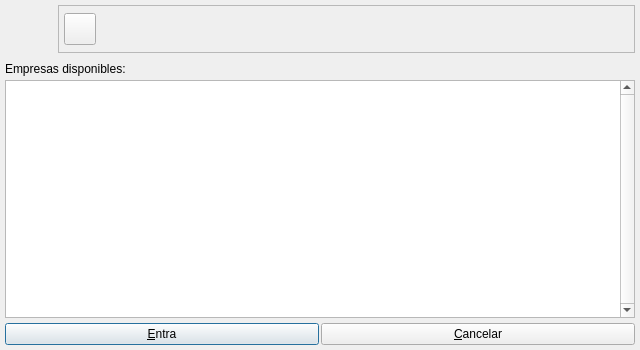
<ui version="4.0" >
 <class>abreempresabase</class>
 <widget class="QDialog" name="abreempresabase" >
  <property name="geometry" >
   <rect>
    <x>0</x>
    <y>0</y>
    <width>640</width>
    <height>350</height>
   </rect>
  </property>
  <property name="sizePolicy" >
   <sizepolicy>
    <hsizetype>7</hsizetype>
    <vsizetype>7</vsizetype>
    <horstretch>0</horstretch>
    <verstretch>0</verstretch>
   </sizepolicy>
  </property>
  <property name="minimumSize" >
   <size>
    <width>390</width>
    <height>210</height>
   </size>
  </property>
  <property name="maximumSize" >
   <size>
    <width>640</width>
    <height>1000</height>
   </size>
  </property>
  <property name="windowTitle" >
   <string>Seleccione una empresa</string>
  </property>
  <property name="windowIcon" >
   <iconset/>
  </property>
  <property name="toolTip" >
   <string>Seleccione una empresa</string>
  </property>
  <property name="modal" >
   <bool>true</bool>
  </property>
  <layout class="QVBoxLayout" >
   <property name="margin" >
    <number>5</number>
   </property>
   <property name="spacing" >
    <number>5</number>
   </property>
   <item>
    <layout class="QHBoxLayout" >
     <property name="margin" >
      <number>0</number>
     </property>
     <property name="spacing" >
      <number>5</number>
     </property>
     <item>
      <widget class="QLabel" name="label_2" >
       <property name="minimumSize" >
        <size>
         <width>48</width>
         <height>48</height>
        </size>
       </property>
       <property name="maximumSize" >
        <size>
         <width>48</width>
         <height>48</height>
        </size>
       </property>
       <property name="text" >
        <string/>
       </property>
       <property name="pixmap" >
        <pixmap resource="../bulmages.qrc" >:/BulmaCont32x32/images/png/i_empresa.xpm</pixmap>
       </property>
       <property name="scaledContents" >
        <bool>true</bool>
       </property>
      </widget>
     </item>
     <item>
      <widget class="QFrame" name="m_botonera" >
       <property name="frameShape" >
        <enum>QFrame::StyledPanel</enum>
       </property>
       <property name="frameShadow" >
        <enum>QFrame::Raised</enum>
       </property>
       <layout class="QHBoxLayout" >
        <property name="margin" >
         <number>5</number>
        </property>
        <property name="spacing" >
         <number>5</number>
        </property>
        <item>
         <widget class="QToolButton" name="mui_actualizar" >
          <property name="minimumSize" >
           <size>
            <width>32</width>
            <height>32</height>
           </size>
          </property>
          <property name="maximumSize" >
           <size>
            <width>32</width>
            <height>32</height>
           </size>
          </property>
          <property name="toolTip" >
           <string>Actualizar Listado</string>
          </property>
          <property name="whatsThis" >
           <string>Actualizar Listado de Empresas</string>
          </property>
          <property name="text" >
           <string/>
          </property>
          <property name="icon" >
           <iconset resource="../bulmages.qrc" >:/Genericos32x32/images/png/i_reload.png</iconset>
          </property>
          <property name="iconSize" >
           <size>
            <width>32</width>
            <height>32</height>
           </size>
          </property>
          <property name="shortcut" >
           <string>Ctrl+N</string>
          </property>
         </widget>
        </item>
        <item>
         <widget class="QFrame" name="mui_plugbotones" >
          <property name="sizePolicy" >
           <sizepolicy>
            <hsizetype>1</hsizetype>
            <vsizetype>5</vsizetype>
            <horstretch>0</horstretch>
            <verstretch>0</verstretch>
           </sizepolicy>
          </property>
          <property name="frameShape" >
           <enum>QFrame::NoFrame</enum>
          </property>
          <property name="frameShadow" >
           <enum>QFrame::Plain</enum>
          </property>
          <property name="lineWidth" >
           <number>0</number>
          </property>
         </widget>
        </item>
        <item>
         <spacer>
          <property name="orientation" >
           <enum>Qt::Horizontal</enum>
          </property>
          <property name="sizeType" >
           <enum>QSizePolicy::Expanding</enum>
          </property>
          <property name="sizeHint" >
           <size>
            <width>101</width>
            <height>34</height>
           </size>
          </property>
         </spacer>
        </item>
       </layout>
      </widget>
     </item>
    </layout>
   </item>
   <item>
    <layout class="QVBoxLayout" >
     <property name="margin" >
      <number>0</number>
     </property>
     <property name="spacing" >
      <number>0</number>
     </property>
     <item>
      <layout class="QHBoxLayout" >
       <property name="margin" >
        <number>0</number>
       </property>
       <property name="spacing" >
        <number>5</number>
       </property>
       <item>
        <widget class="QLabel" name="label" >
         <property name="text" >
          <string>Empresas disponibles:</string>
         </property>
        </widget>
       </item>
       <item>
        <spacer>
         <property name="orientation" >
          <enum>Qt::Horizontal</enum>
         </property>
         <property name="sizeHint" >
          <size>
           <width>40</width>
           <height>22</height>
          </size>
         </property>
        </spacer>
       </item>
      </layout>
     </item>
     <item>
      <widget class="QTableWidget" name="mui_empresas" >
       <property name="focusPolicy" >
        <enum>Qt::TabFocus</enum>
       </property>
       <property name="contextMenuPolicy" >
        <enum>Qt::NoContextMenu</enum>
       </property>
       <property name="verticalScrollBarPolicy" >
        <enum>Qt::ScrollBarAlwaysOn</enum>
       </property>
       <property name="editTriggers" >
        <set>QAbstractItemView::NoEditTriggers</set>
       </property>
       <property name="tabKeyNavigation" >
        <bool>false</bool>
       </property>
       <property name="selectionMode" >
        <enum>QAbstractItemView::SingleSelection</enum>
       </property>
       <property name="selectionBehavior" >
        <enum>QAbstractItemView::SelectRows</enum>
       </property>
       <property name="showGrid" >
        <bool>false</bool>
       </property>
       <property name="gridStyle" >
        <enum>Qt::NoPen</enum>
       </property>
      </widget>
     </item>
    </layout>
   </item>
   <item>
    <layout class="QHBoxLayout" >
     <property name="margin" >
      <number>0</number>
     </property>
     <property name="spacing" >
      <number>2</number>
     </property>
     <item>
      <widget class="QPushButton" name="botonAceptar" >
       <property name="focusPolicy" >
        <enum>Qt::StrongFocus</enum>
       </property>
       <property name="contextMenuPolicy" >
        <enum>Qt::NoContextMenu</enum>
       </property>
       <property name="text" >
        <string>&amp;Entra</string>
       </property>
       <property name="autoDefault" >
        <bool>true</bool>
       </property>
       <property name="default" >
        <bool>true</bool>
       </property>
      </widget>
     </item>
     <item>
      <widget class="QPushButton" name="botonCancelar" >
       <property name="focusPolicy" >
        <enum>Qt::StrongFocus</enum>
       </property>
       <property name="contextMenuPolicy" >
        <enum>Qt::NoContextMenu</enum>
       </property>
       <property name="text" >
        <string>&amp;Cancelar</string>
       </property>
       <property name="autoDefault" >
        <bool>false</bool>
       </property>
      </widget>
     </item>
    </layout>
   </item>
  </layout>
 </widget>
 <layoutdefault spacing="2" margin="5" />
 <tabstops>
  <tabstop>mui_empresas</tabstop>
  <tabstop>mui_actualizar</tabstop>
  <tabstop>botonAceptar</tabstop>
  <tabstop>botonCancelar</tabstop>
 </tabstops>
 <resources>
  <include location="../bulmages.qrc" />
 </resources>
 <connections/>
</ui>
